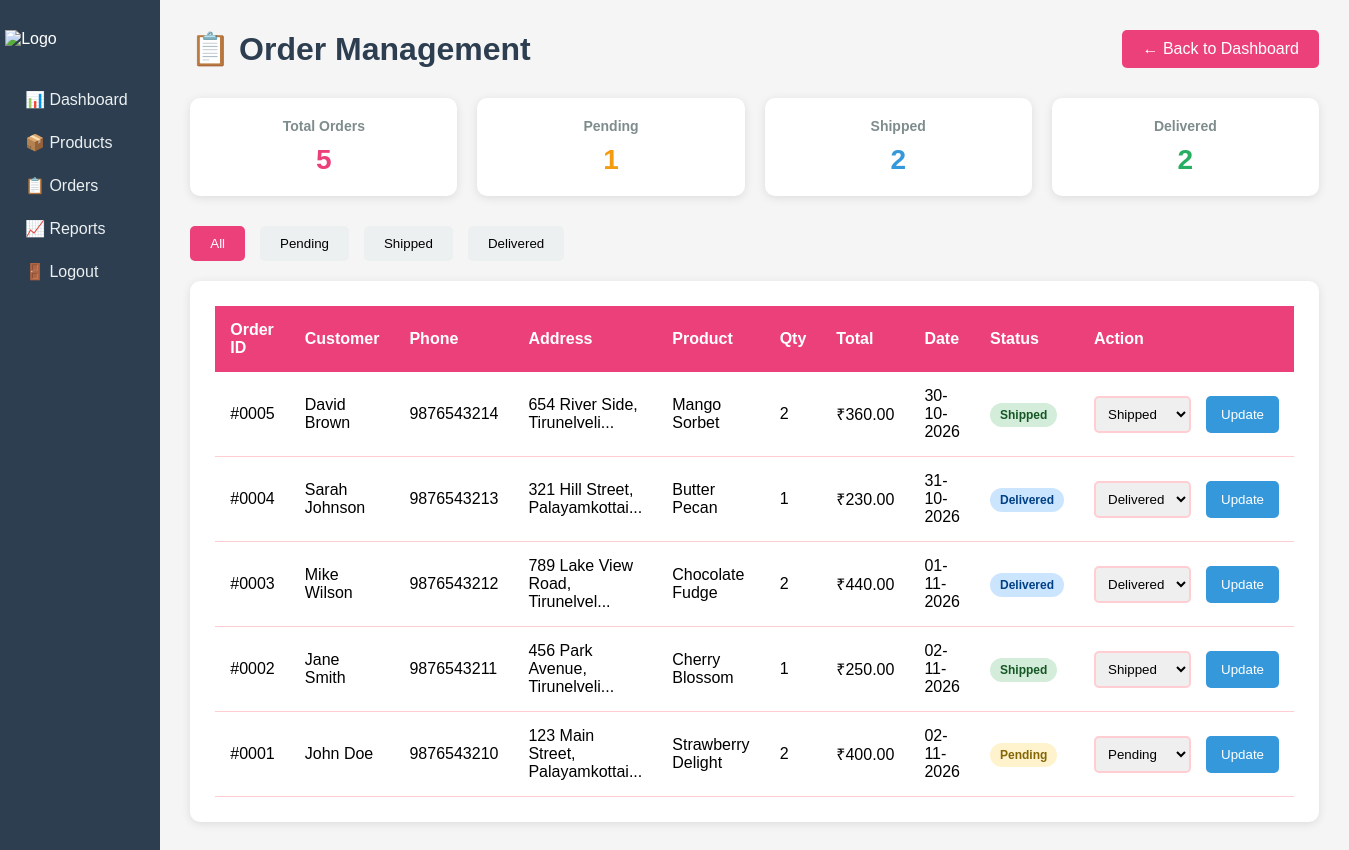
The app's page /admin/view_orders.php (signed in) with its own data.
### tables this page shows
CREATE TABLE IF NOT EXISTS orders (
    id INT AUTO_INCREMENT PRIMARY KEY,
    name VARCHAR(100) NOT NULL,
    phone VARCHAR(20) NOT NULL,
    address TEXT NOT NULL,
    total_price DECIMAL(10,2) NOT NULL,
    order_date DATE NOT NULL,
    product_name VARCHAR(100) NOT NULL,
    quantity INT NOT NULL,
    price DECIMAL(10,2) NOT NULL,
    status ENUM('Pending','Shipped','Delivered') DEFAULT 'Pending',
    created_at TIMESTAMP DEFAULT CURRENT_TIMESTAMP
);

### admin/view_orders.php (the view, shortened to what this page needs)
<?php
require_once 'config.php';
$sql = "SELECT o.*,
        DATE_FORMAT(o.order_date, '%d-%m-%Y') as formatted_date
        FROM orders o
        ORDER BY o.id DESC";
$orders = $conn->query($sql);
?>
<!DOCTYPE html>
<html lang="en">
<head>
</head>
<body>
    <div class="container">
        <div class="sidebar">
            <img src="../image/logo.png" alt="Logo">
            <ul>
                <li><a href="admin_dashboard.php">📊 Dashboard</a></li>
                <li><a href="manage_products.php">📦 Products</a></li>
                <li><a href="view_orders.php">📋 Orders</a></li>
                <li><a href="report.php">📈 Reports</a></li>
                <li><a href="logout.php">🚪 Logout</a></li>
            </ul>
        </div>
        <div class="main-content">
            <div class="header">
                <h1>📋 Order Management</h1>
                <a href="admin_dashboard.php" class="back-btn">← Back to Dashboard</a>
            </div>
            <?php
            $total_orders = $orders->num_rows;
            $pending = 0;
            $shipped = 0;
            $delivered = 0;
            $orders->data_seek(0);
            while($row = $orders->fetch_assoc()) {
                switch($row['status']) {
                    case 'Pending': $pending++; break;
                    case 'Shipped': $shipped++; break;
                    case 'Delivered': $delivered++; break;
                }
            }
            $orders->data_seek(0);
            ?>
            <div class="stats-cards">
                <div class="stat-card">
                    <h3>Total Orders</h3>
                    <div class="number"><?php echo $total_orders; ?></div>
                </div>
                <div class="stat-card">
                    <h3>Pending</h3>
                    <div class="number" style="color: #f39c12;"><?php echo $pending; ?></div>
                </div>
                <div class="stat-card">
                    <h3>Shipped</h3>
                    <div class="number" style="color: #3498db;"><?php echo $shipped; ?></div>
                </div>
                <div class="stat-card">
                    <h3>Delivered</h3>
                    <div class="number" style="color: #27ae60;"><?php echo $delivered; ?></div>
                </div>
            </div>
            <div class="filter-section">
                <button class="filter-btn active" onclick="filterOrders('all')">All</button>
                <button class="filter-btn" onclick="filterOrders('Pending')">Pending</button>
                <button class="filter-btn" onclick="filterOrders('Shipped')">Shipped</button>
                <button class="filter-btn" onclick="filterOrders('Delivered')">Delivered</button>
            </div>
            <div class="orders-table-container">
                <table id="ordersTable">
                    <thead>
                        <tr>
                            <th>Order ID</th>
                            <th>Customer</th>
                            <th>Phone</th>
                            <th>Address</th>
                            <th>Product</th>
                            <th>Qty</th>
                            <th>Total</th>
                            <th>Date</th>
                            <th>Status</th>
                            <th>Action</th>
                        </tr>
                    </thead>
                    <tbody>
                        <?php while($order = $orders->fetch_assoc()): ?>
                        <tr data-status="<?php echo $order['status']; ?>">
                            <td>#<?php echo str_pad($order['id'], 4, '0', STR_PAD_LEFT); ?></td>
                            <td><?php echo htmlspecialchars($order['name']); ?></td>
                            <td><?php echo htmlspecialchars($order['phone']); ?></td>
                            <td><?php echo htmlspecialchars(substr($order['address'], 0, 30)) . '...'; ?></td>
                            <td><?php echo htmlspecialchars($order['product_name']); ?></td>
                            <td><?php echo $order['quantity']; ?></td>
                            <td>₹<?php echo number_format($order['total_price'], 2); ?></td>
                            <td><?php echo $order['formatted_date']; ?></td>
                            <td>
                                <span class="status-badge status-<?php echo strtolower($order['status']); ?>">
                                    <?php echo $order['status']; ?>
                                </span>
                            </td>
                            <td>
                                <form method="POST" style="display: flex; gap: 5px;">
                                    <select name="status">
                                        <option value="Pending" <?php echo $order['status'] == 'Pending' ? 'selected' : ''; ?>>Pending</option>
                                        <option value="Shipped" <?php echo $order['status'] == 'Shipped' ? 'selected' : ''; ?>>Shipped</option>
                                        <option value="Delivered" <?php echo $order['status'] == 'Delivered' ? 'selected' : ''; ?>>Delivered</option>
                                    </select>
                                    <button type="submit" name="update_status" class="update-btn">Update</button>
                                </form>
                            </td>
                        </tr>
                        <?php endwhile; ?>
                    </tbody>
                </table>
            </div>
        </div>
    </div>
</body>
</html>

### admin/view_orders.php (style rules this page uses)
* { margin: 0; padding: 0; box-sizing: border-box; }
body { font-family: 'Arial', sans-serif; background: #f5f5f5; }
.container { display: flex; min-height: 100vh; }
.sidebar { width: 280px; background: #2c3e50; color: white; padding: 30px 0; }
.sidebar img { display: block; margin: 0 auto 30px; width: 150px; }
.sidebar ul { list-style: none; }
.sidebar a { display: block; padding: 12px 25px; color: #ecf0f1; text-decoration: none; transition: 0.3s; }
.main-content { flex: 1; padding: 30px; }
.header { display: flex; justify-content: space-between; align-items: center; margin-bottom: 30px; }
.header h1 { color: #2c3e50; font-size: 32px; }
.back-btn { padding: 10px 20px; background: #ec407a; color: white; text-decoration: none; border-radius: 5px; transition: 0.3s; }
.stats-cards { display: grid; grid-template-columns: repeat(4, 1fr); gap: 20px; margin-bottom: 30px; }
.stat-card { background: white; padding: 20px; border-radius: 10px; box-shadow: 0 2px 10px rgba(0,0,0,0.1); text-align: center; }
.stat-card h3 { color: #7f8c8d; font-size: 14px; margin-bottom: 10px; }
.stat-card .number { color: #ec407a; font-size: 28px; font-weight: bold; }
.orders-table-container { background: white; padding: 25px; border-radius: 10px; box-shadow: 0 2px 10px rgba(0,0,0,0.1); overflow-x: auto; }
table { width: 100%; border-collapse: collapse; }
th { background: #ec407a; color: white; padding: 15px; text-align: left; }
td { padding: 15px; border-bottom: 1px solid #ffcdd2; }
.status-badge { padding: 5px 10px; border-radius: 20px; font-size: 12px; font-weight: bold; }
.status-pending { background: #fff3cd; color: #856404; }
.status-shipped { background: #d4edda; color: #155724; }
.status-delivered { background: #cce5ff; color: #004085; }
select { padding: 8px; border: 2px solid #ffcdd2; border-radius: 5px; margin-right: 10px; }
.update-btn { padding: 8px 15px; background: #3498db; color: white; border: none; border-radius: 5px; cursor: pointer; transition: 0.3s; }
.filter-section { margin-bottom: 20px; display: flex; gap: 15px; }
.filter-btn { padding: 10px 20px; background: #ecf0f1; border: none; border-radius: 5px; cursor: pointer; transition: 0.3s; }
.filter-btn.active { background: #ec407a; color: white; }

### records on screen
orders: id "0005", name "David Brown", phone "9876543214", address "654 River Side, Tirunelveli", product_name "Mango Sorbet", quantity "2", total_price "360.00", formatted_date "30-10-2026", status "Shipped"
orders: id "0004", name "Sarah Johnson", phone "9876543213", address "321 Hill Street, Palayamkottai", product_name "Butter Pecan", quantity "1", total_price "230.00", formatted_date "31-10-2026", status "Delivered"
orders: id "0003", name "Mike Wilson", phone "9876543212", address "789 Lake View Road, Tirunelvel", product_name "Chocolate Fudge", quantity "2", total_price "440.00", formatted_date "01-11-2026", status "Delivered"
orders: id "0002", name "Jane Smith", phone "9876543211", address "456 Park Avenue, Tirunelveli", product_name "Cherry Blossom", quantity "1", total_price "250.00", formatted_date "02-11-2026", status "Shipped"
orders: id "0001", name "John Doe", phone "9876543210", address "123 Main Street, Palayamkottai", product_name "Strawberry Delight", quantity "2", total_price "400.00", formatted_date "02-11-2026", status "Pending"

### other values on screen
$total_orders "5"
$pending "1"
$shipped "2"
$delivered "2"
